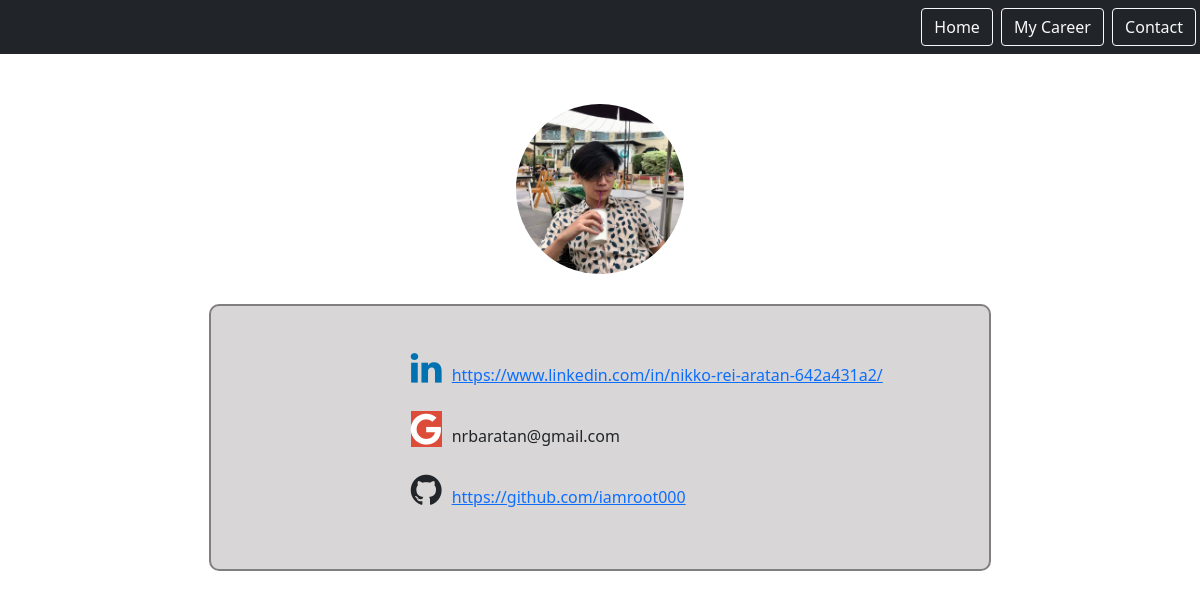
Page /contact/ on the committed database.
### contacts/models.py (models this page shows)
class Contact(models.Model):
    name = models.CharField(max_length=100)
    link = models.CharField(max_length=200)

### contacts/views.py (the view)
# urls.py: path('', views.ContactsView.as_view(), name='contacts.list'),
class ContactsView(ListView):
    model = Contact
    context_object_name = "contacts"
    template_name = 'contacts/contacts_list.html'

### templates/contacts/contacts_list.html (shortened to what this page needs)
{% extends "base.html" %}
{% load static %}
{% block content %}
<div class="container text-center">
    <img class="profile-picture-sm" src="{% static 'img/profile.jpg' %}" alt="" style="margin-top: 50px; margin-bottom: 30px;">
    <div class="contact-card-div" style="text-align: left !important; padding-left: 15%;">
        <br>
        <ul>
            {% for contact in contacts %}
                {% if contact.name == 'google' %}
                    <i class="fa fa-{{ contact.name }} fa-{{ contact.name }}-style" style="font-size:36px"></i>{{ contact.link }}
                    <br>
                    <br>
                {% else %}
                    <i class="fa fa-{{ contact.name }} fa-{{ contact.name }}-style" style="font-size:36px"></i><a href="{{ contact.link }}">{{ contact.link }}</a>
                    <br>
                    <br>
                {% endif %}
            {% endfor %}
        </ul>
    </div>
</div>
{% endblock %}

### static/css/style.css (style rules this page uses)
.profile-picture-sm { border-radius: 50%; width: 15%; }
.contact-card-div { background-color: rgb(216, 214, 214); width: 70%; padding-bottom: 20px; padding-top: 20px; margin-left: auto; margin-right: auto; border-radius: 10px; margin-bottom: 100px; border-style: solid; border-width: 2px; border-color: grey; }
.fa-linkedin-style { font-size:36px; color: #0072b1; margin-right: 10px; }
.fa-google-style { font-size:36px;background: #dd4b39;color: white; margin-right: 10px; }
.fa-github-style { font-size:36px; margin-right: 10px; }

### rows in the picture
Contact: link "https://www.linkedin.com/in/nikko-rei-aratan-642a431a2/"
Contact: link "nrbaratan@gmail.com"
Contact: link "https://github.com/iamroot000"
